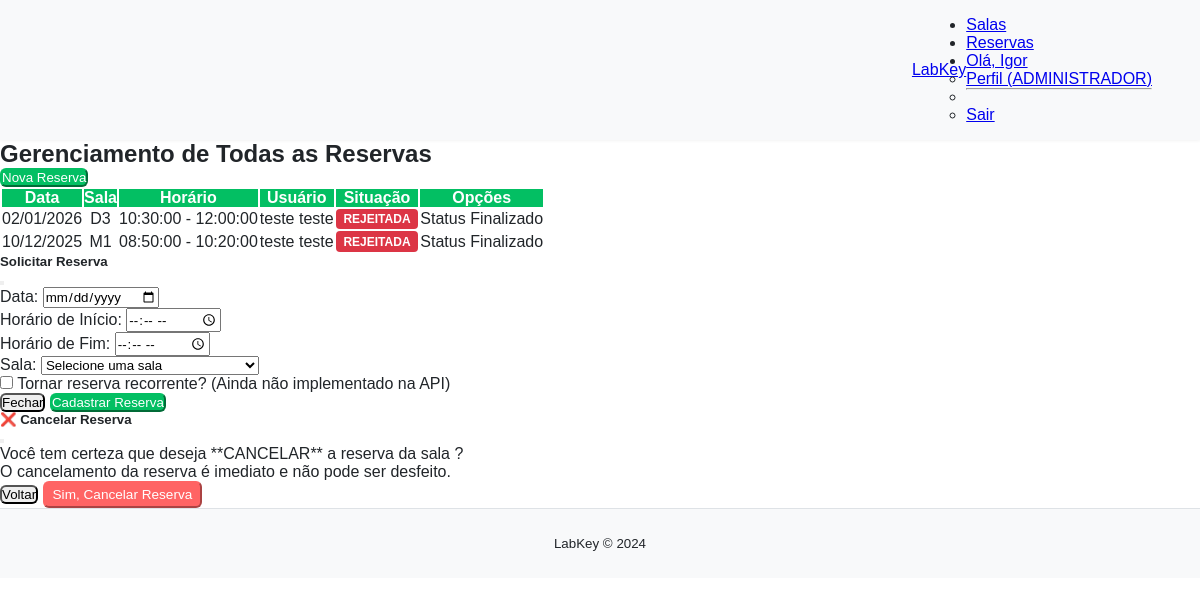
The page /reservas (signed in) on the database its author committed.
### models/models.py (models this page shows)
class ReservaBase(SQLModel):
    data: date = Field(description="Data da reserva")
    hora_inicio: time = Field(description="Hora de início")
    hora_fim: time = Field(description="Hora de término")
    status: StatusReserva = Field(default=StatusReserva.PENDENTE, description="Status atual da reserva")

class Reserva(ReservaBase, table=True):
    id: Optional[int] = Field(default=None, primary_key=True)
    usuario_id: int = Field(foreign_key="usuario.id")
    sala_id: int = Field(foreign_key="sala.id")
    usuario: Optional[Usuario] = Relationship(back_populates="reservas")
    sala: Optional[Sala] = Relationship(back_populates="reservas")

class SalaBase(SQLModel):
    nome: str = Field(unique=True, index=True, description="Nome identificador da sala")
    descricao: Optional[str] = Field(default=None, description="Descrição da sala")
    capacidade: int = Field(description="Capacidade máxima de pessoas")
    localizacao: Optional[str] = Field(default=None, description="Localização física da sala") # Opcional
    recursos: Optional[str] = Field(default=None, description="Equipamentos ou recursos disponíveis") # Opcional

class Sala(SalaBase, table=True):
    id: Optional[int] = Field(default=None, primary_key=True)
    reservas: List["Reserva"] = Relationship(back_populates="sala")

class UsuarioBase(SQLModel):
    nome: str = Field(index=True, description="Nome completo do usuário")
    email: str = Field(unique=True, description="E-mail único para login")
    tipo: TipoUsuario = Field(default=TipoUsuario.COMUM, description="Tipo de usuário")

class Usuario(UsuarioBase, table=True):
    id: Optional[int] = Field(default=None, primary_key=True)
    senha_hash: str
    reservas: List["Reserva"] = Relationship(back_populates="usuario")

### main.py (the view)
@app.get("/reservas", summary="Página de Reservas (Unificada)")
def reservas_page(request: Request, session: Session = Depends(get_session)):
    if "usuario_id" not in request.session:
        return RedirectResponse(url="/login", status_code=status.HTTP_303_SEE_OTHER)
    nome = request.session.get("nome")
    tipo = request.session.get("tipo_usuario") # Tipo é 'COMUM' ou 'ADMINISTRADOR'
    usuario_id = request.session.get("usuario_id")
    if tipo == TipoUsuario.ADMINISTRADOR.value:
        reservas_exibidas = session.exec(
            select(Reserva).order_by(Reserva.data.desc())
        ).all()
    else:
        reservas_exibidas = session.exec(
            select(Reserva).where(Reserva.usuario_id == usuario_id).order_by(Reserva.data.desc())
        ).all()
    salas = session.exec(select(Sala)).all()
    return templates.TemplateResponse(
        "reservas.html",
        {
            "request": request,
            "nome": nome,
            "tipo_usuario": tipo,
            "todas_as_reservas": reservas_exibidas,
            "salas_disponiveis": salas,
        }
    )

### templates/reservas.html (shortened to what this page needs)
{% extends "base_dashboard.html" %}
{% block content %}
<div class="container my-5">
    <h2 class="text-center mb-5">
        {% if tipo_usuario == 'ADMINISTRADOR' %}
            Gerenciamento de Todas as Reservas
        {% else %}
            Minhas Reservas
        {% endif %}
    </h2>
    <div class="d-flex justify-content-end mb-4">
        <button
            class="btn btn-nova-reserva"
            type="button"
            data-coreui-toggle="modal"
            data-coreui-target="#modalCadastroReserva"
        >
             Nova Reserva
        </button>
    </div>
    <div class="table-responsive">
        <table class="table table-bordered table-hover">
            <thead>
                <tr>
                    <th scope="col">Data</th>
                    <th scope="col">Sala</th>
                    <th scope="col">Horário</th>
                    {% if tipo_usuario == 'ADMINISTRADOR' %}
                        <th scope="col">Usuário</th>
                    {% endif %}
                    <th scope="col">Situação</th>
                    <th scope="col">Opções</th>
                </tr>
            </thead>
            <tbody>
                {% for reserva in todas_as_reservas %}
                <tr>
                    <td>{{ reserva.data | date_format('%d/%m/%Y') }}</td>
                    <td>{{ reserva.sala.nome }}</td>
                    <td>{{ reserva.hora_inicio }} - {{ reserva.hora_fim }}</td>
                    {% if tipo_usuario == 'ADMINISTRADOR' %}
                        <td>{{ reserva.usuario.nome }}</td>
                    {% endif %}
                    <td>
                        {% set status_string = reserva.status.value | default(reserva.status) %}
                        <span class="status-badge status-{{ status_string | lower }}">
                            {{ status_string | upper }}
                        </span>
                    </td>
                    <td>
                        {% if tipo_usuario == 'ADMINISTRADOR' %}
                            {% if reserva.status.value == 'Pendente' %}
                                <button
                                    class="btn btn-aprovar btn-status-admin"
                                    type="button"
                                    data-reserva-id="{{ reserva.id }}"
                                    data-novo-status="Aprovada"
                                >
                                    Aprovar
                                </button>
                                <button
                                    class="btn btn-rejeitar btn-status-admin"
                                    type="button"
                                    data-reserva-id="{{ reserva.id }}"
                                    data-novo-status="Rejeitada"
                                >
                                    Rejeitar
                                </button>
                            {% else %}
                                <span class="text-muted">Status Finalizado</span>
                            {% endif %}
                        {% endif %}
                    </td>
                </tr>
                {% endfor %}
            </tbody>
        </table>
    </div>
    <div
        class="modal fade"
        id="modalCadastroReserva"
        tabindex="-1"
        aria-labelledby="modalCadastroReservaLabel"
        aria-hidden="true"
    >
        <div class="modal-dialog">
            <div class="modal-content">
                <form id="formReserva" data-reserva-id="">
                    <div class="modal-header">
                        <h5 class="modal-title" id="modalCadastroReservaLabel">
                            Solicitar Reserva
                        </h5>
                        <button
                            class="btn-close"
                            type="button"
                            data-coreui-dismiss="modal"
                            aria-label="Fechar"
                        ></button>
                    </div>
                    <div class="modal-body">
                        <div class="mb-3">
                            <label for="reservaData" class="form-label">Data:</label>
                            <input
                                class="form-control"
                                id="reservaData"
                                name="data"
                                type="date"
                                required
                            />
                        </div>
                        <div class="row">
                            <div class="col-6 mb-3">
                                <label for="horaInicio" class="form-label">Horário de Início:</label>
                                <input
                                    class="form-control"
                                    id="horaInicio"
                                    name="hora_inicio"
                                    type="time"
                                    required
                                />
                            </div>
                            <div class="col-6 mb-3">
                                <label for="horaFim" class="form-label">Horário de Fim:</label>
                                <input
                                    class="form-control"
                                    id="horaFim"
                                    name="hora_fim"
                                    type="time"
                                    required
                                />
                            </div>
                        </div>
                        <div class="mb-3">
                            <label for="salaId" class="form-label">Sala:</label>
                            <select class="form-control" id="salaId" name="sala_id" required>
                                <option value="" disabled selected>Selecione uma sala</option>
                            </select>
                        </div>
                        <div class="form-check mb-3">
                            <input
                                class="form-check-input"
                                id="reservaRecorrente"
                                name="recorrente"
                                type="checkbox"
                            />
                            <label class="form-check-label" for="reservaRecorrente">
                                Tornar reserva recorrente? (Ainda não implementado na API)
                            </label>
                        </div>
                    </div>
                    <div class="modal-footer">
                        <button
                            class="btn btn-secondary"
                            type="button"
                            data-coreui-dismiss="modal"
                        >
                            Fechar
                        </button>
                        <button class="btn save-btn" type="submit" id="btnSalvarReserva">
                            Cadastrar Reserva
                        </button>
                    </div>
                </form>
            </div>
        </div>
    </div>
    <div class="modal fade" id="modalCancelamento" tabindex="-1" aria-labelledby="modalCancelamentoLabel" aria-hidden="true">
        <div class="modal-dialog">
            <div class="modal-content">
                <div class="modal-header bg-danger text-white">
                    <h5 class="modal-title" id="modalCancelamentoLabel">❌ Cancelar Reserva</h5>
                    <button class="btn-close btn-close-white" type="button" data-coreui-dismiss="modal" aria-label="Fechar"></button>
                </div>
                <div class="modal-body">
                    <p>Você tem certeza que deseja **CANCELAR** a reserva da sala <strong id="nomeSalaCancelamento"></strong>?</p>
                    <p class="text-danger">O cancelamento da reserva é imediato e não pode ser desfeito.</p>
                </div>
                <div class="modal-footer">
                    <button class="btn btn-secondary" type="button" data-coreui-dismiss="modal">Voltar</button>
                    <button class="btn btn-cancelar-reserva" type="button" id="confirmarCancelamento">Sim, Cancelar Reserva</button>
                </div>
            </div>
        </div>
    </div>
</div>
{% endblock %}

### static/css/style.css (style rules this page uses)
:root { --color-primary: #03bf63; --color-primary-dark: #00944c; --color-text-dark: #212529; --color-text-muted: #6c757d; --color-background-light: #ffffff; --color-background-gray: #f8f9fa; --color-border: #dee2e6; --font-family-main: "Lexend", sans-serif; --font-size-base: 1rem; --spacing-xs: 4px; --spacing-sm: 8px; --spacing-md: 16px; --spacing-lg: 32px; --spacing-xl: 48px; --radius-sm: 4px; --radius-md: 8px; }
* { margin: 0; padding: 0; box-sizing: border-box; font-family: var(--font-family-main); }
html, body { width: 100%; min-height: 100vh; background-color: var(--color-background-light); color: var(--color-text-dark); }
.btn { border-radius: 0.375rem; }

### templates/reservas.html (style rules this page uses)
.table thead th { background-color: #03bf63; color: white; text-align: center; vertical-align: middle; }
.table tbody td { vertical-align: middle; text-align: center; }
.btn-nova-reserva { background-color: #03bf63; color: white; border-color: #03bf63; transition: transform 0.2s; }
.status-badge { display: inline-block; padding: .35em .65em; font-size: 75%; font-weight: 700; line-height: 1; text-align: center; white-space: nowrap; vertical-align: baseline; border-radius: .25rem; }
.status-cancelada, .status-rejeitada { background-color: #dc3545; color: white; }
.btn-cancelar-reserva { background-color: #ff6464; color: white; border-color: #ff6464; font-size: 0.85rem; padding: 0.25rem 0.5rem; }
.modal-footer .save-btn { background-color: #03bf63; border-color: #03bf63; color: white; }

### rows shown on the page
Reserva: data "02/01/2026", sala.nome "D3", hora_inicio "10:30:00", hora_fim "12:00:00", usuario.nome "teste teste", status "REJEITADA", shows "Status Finalizado"
Reserva: data "10/12/2025", sala.nome "M1", hora_inicio "08:50:00", hora_fim "10:20:00", usuario.nome "teste teste", status "REJEITADA", shows "Status Finalizado"

### other values the page prints
{{ nome.split(' ')[0] }} "Igor"
{{ tipo_usuario }} "ADMINISTRADOR"
